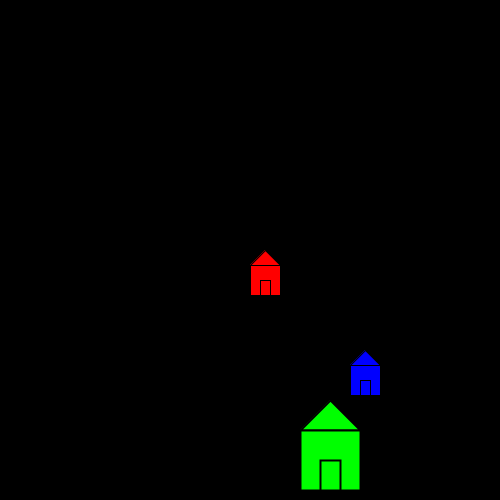
Frame 1 (no input)
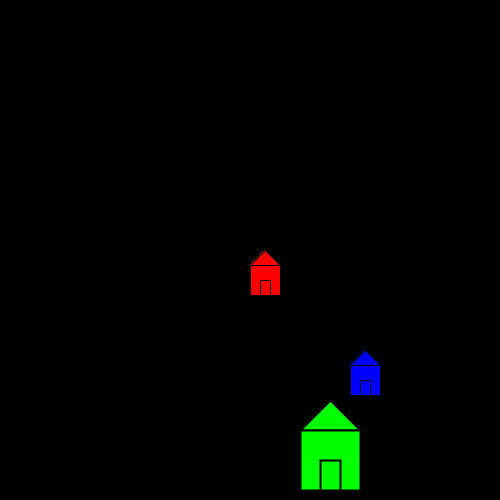
Frame 60 (the mouse pressed at the canvas centre just before this capture)
Frame 120 (the mouse held since frame 60 and released just before this capture): identical to frame 60, image omitted

The Processing sketch that drew these frames (run headless with seeded random() and noise(); from frame 60 on, the mouse is pressed at the canvas centre):

// Processing sketch: translationAndScale
// ── translationAndScale.pde
int x, y; //we set up variables to position our house 
int size; 

void setup(){
  size(500, 500); 
  
  background(0); 
  
  //declaring our x and y position variable values; 
  x = width/2; //positioned directly in the center of our screen 
  y = height/2; 
  size = 30; 
}

void draw(){
  
  fill(255, 0, 0); 
  //translate(100, 100); //shifts the entire canvas 100 pixels 
  triangle(x+size/2, y, x, y + size/2, x + size, y + size/2); 
  rect(x, y +15, size, size); 
  rect(x + size/3, y + size, size/3, size/2); 
  
  fill(0, 0, 255); 
  pushMatrix(); //stores the coordinates of our new canvas 
  translate(100, 100); //shifts our canvas 100 pixels to the right and 100 pixels down 
  triangle(x+size/2, y, x, y + size/2, x + size, y + size/2); 
  rect(x, y +15, size, size); 
  rect(x + size/3, y + size, size/3, size/2); 
  popMatrix(); //resets the coordinates of our canvas so our translate does not effect
  //the other objects on our canvas
  
  fill(0, 255, 0); 
  pushMatrix(); 
  translate(-200, -100); //shifts our canvas 200 pixels to the left and 100 pixels up
  scale(2.0); //scaled our canvas to twice it's size
  triangle(x+size/2, y, x, y + size/2, x + size, y + size/2); 
  rect(x, y +15, size, size); 
  rect(x + size/3, y + size, size/3, size/2); 
  popMatrix(); 
  //again, only this house is effected by these translations because we reset our coordinate system with the popMatrix()
  
}
